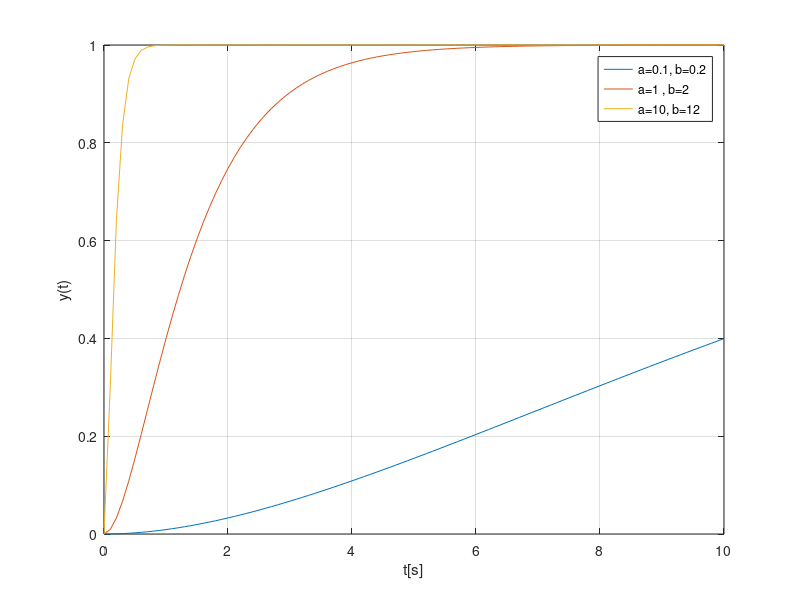

MATLAB code to generate this figure:
%exercicio 22

t=0:0.1:10;
ut=t>=0;
ab =[0.1 0.2;
    1 2;
    10 12];

for I = 1:size(ab,1)
    a = ab(I,1)
    b = ab(I,2)

    Y = (1+b.*exp(-a*t)/(a-b) - a.*exp(-b*t)/(a-b)).*ut;
plot(t,Y );
hold on
end

hold off
grid
xlabel('t[s]')
ylabel('y(t)')
legend ('a=0.1, b=0.2', ...
    'a=1 , b=2', ...
    'a=10, b=12')